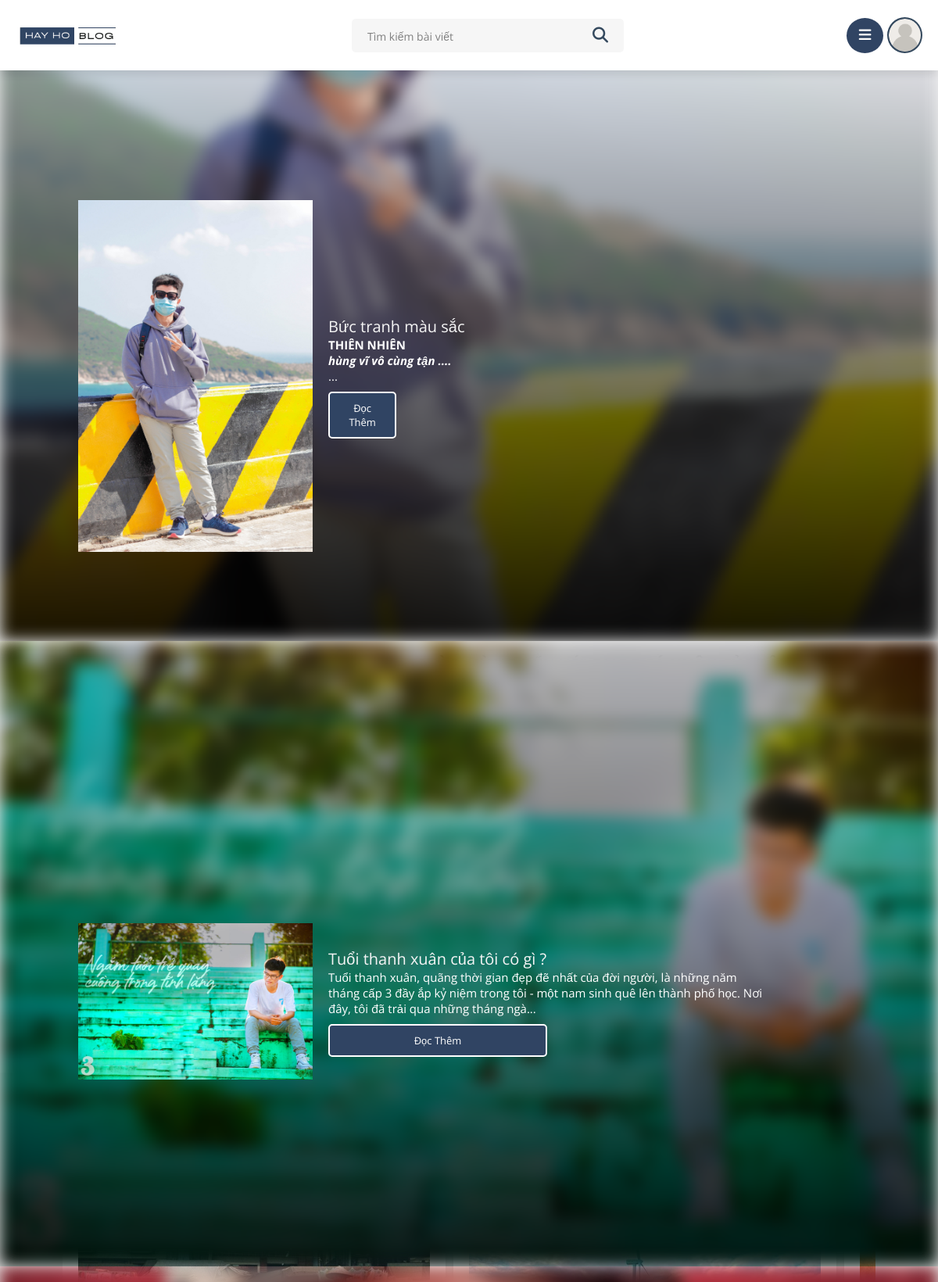
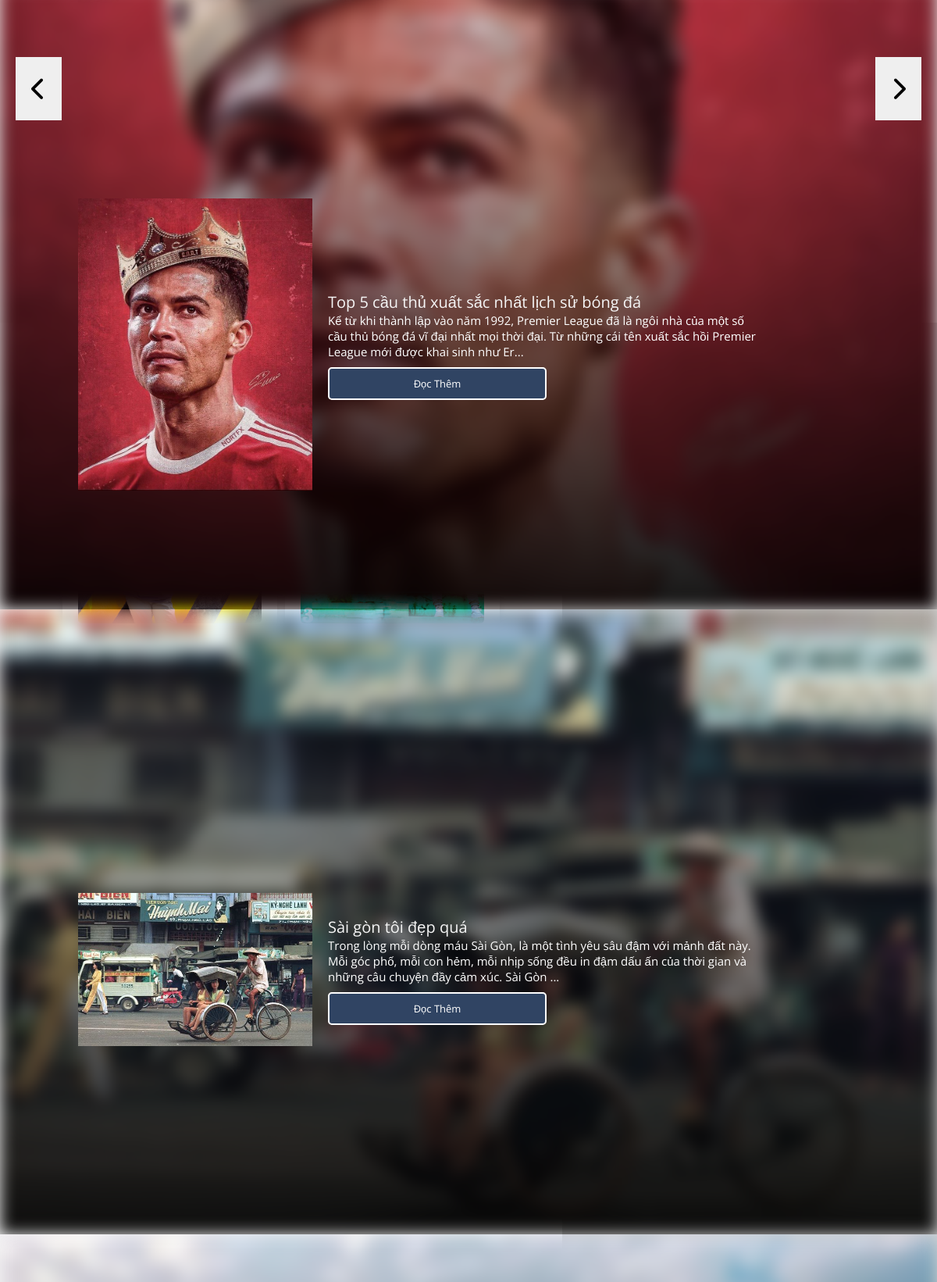
The page /static/home.php (upper part) on the database its author committed (2 pictures, top to bottom).
### tables this page shows
CREATE TABLE `settings` (
  `id` int(11) NOT NULL,
  `setting_key` varchar(255) NOT NULL,
  `setting_value` text NOT NULL
);

CREATE TABLE `posts` (
  `id` int(100) NOT NULL,
  `admin_id` int(100) NOT NULL,
  `name` varchar(100) NOT NULL,
  `title` varchar(100) NOT NULL,
  `content` varchar(10000) NOT NULL,
  `category` varchar(50) NOT NULL,
  `image` varchar(100) NOT NULL,
  `date` date NOT NULL,
  `status` varchar(10) NOT NULL,
  `tag_id` int(11) DEFAULT NULL
);

### static/home.php (the view, shortened to what this page needs)
<?php
include '../components/connect.php';
$select_posts = $conn->prepare("SELECT * FROM `posts` WHERE status = ? ORDER BY date DESC LIMIT 5");
$select_posts->execute(['active']);
$posts = $select_posts->fetchAll(PDO::FETCH_ASSOC);
?>
<!DOCTYPE html>
<html lang="en">
<head>
   <link rel="stylesheet" href="https://cdnjs.cloudflare.com/ajax/libs/font-awesome/6.1.1/css/all.min.css">
   <link rel="stylesheet" href="../css/style_edit.css">
   <link rel="stylesheet" href="../css/style_dark.css">
   <link rel="stylesheet" href="https://unpkg.com/tippy.js@6/dist/tippy.css">
</head>
<body>
   <?php include '../components/user_header.php'; ?>
   <div class="banner-container">
      <swiper-container class="mySwiper" pagination="true" pagination-clickable="true" navigation="true" space-between="30" centered-slides="true" autoplay-delay="5000" autoplay-disable-on-interaction="false">
         <?php foreach ($posts as $post) : ?>
            <swiper-slide>
            <div class="background-blur" style="background-image: linear-gradient(to top, rgba(0, 0, 0, 0.9), rgba(0, 0, 0, 0)), url('../uploaded_img/<?= $post['image']; ?>');"></div>
               <div class="banner_content">
                  <div class="img_main_banner">
                     <img src="../uploaded_img/<?= $post['image']; ?>" alt="">
                  </div>
                  <div class="post-slide">
                     <a href="view_post.php?post_id=<?= $post['id']; ?>" class="post-title"><?= $post['title']; ?></a>
                     <a href="view_post.php?post_id=<?= $post['id']; ?>" class="post-content content-200"><?= $post['content']; ?></a>
                     <a href="view_post.php?post_id=<?= $post['id']; ?>" class="inline-btn">Đọc thêm</a>
                  </div>
               </div>
            </swiper-slide>
         <?php endforeach; ?>
      </swiper-container>
   </div>
   <?php include './introduce.php' ?>
   <section class="posts-container" id="news">
      <h1 class="heading">Bài viết phổ biến</h1>
      <?php
      $count_posts = $conn->prepare("SELECT COUNT(*) FROM `posts`");
      $count_posts->execute();
      $num_posts = $count_posts->fetchColumn();
      if ($num_posts >= 4) {
      ?>
         <div class="btn_post">
            <button class="prev" id="prevBtn"><i class="fa-solid fa-chevron-left"></i></button>
            <button class="next" id="nextBtn"><i class="fa-solid fa-chevron-right"></i></button>
         </div>
      <?php
      }
      ?>
      <div class="box-container">
         <?php
         $select_posts = $conn->prepare("SELECT * FROM `posts` WHERE status = ?");
         $select_posts->execute(['active']);
         if ($select_posts->rowCount() > 0) {
            while ($fetch_posts = $select_posts->fetch(PDO::FETCH_ASSOC)) {
               $post_id = $fetch_posts['id'];
               $count_post_comments = $conn->prepare("SELECT * FROM `comments` WHERE post_id = ?");
               $count_post_comments->execute([$post_id]);
               $total_post_comments = $count_post_comments->rowCount();
               $count_post_likes = $conn->prepare("SELECT * FROM `likes` WHERE post_id = ?");
               $count_post_likes->execute([$post_id]);
               $total_post_likes = $count_post_likes->rowCount();
               $confirm_likes = $conn->prepare("SELECT * FROM `likes` WHERE user_id = ? AND post_id = ?");
               $confirm_likes->execute([$user_id, $post_id]);
               $confirm_save = $conn->prepare("SELECT * FROM `favorite_posts` WHERE user_id = ? AND post_id = ?");
               $confirm_save->execute([$user_id, $post_id]);
         ?>
               <form class="box_byPost" method="post">
                  <div class="post-admin">
                     <div class="details_left">
                        <div>
                           <a href="author_posts.php?author=<?= $fetch_posts['name']; ?>"><?= $fetch_posts['name']; ?></a>
                           <div><?= $fetch_posts['date']; ?></div>
                        </div>
                     </div>
                     <button type="submit" name="save_post" class="save_mark-btn"></button>
                  </div>
                  <a href="view_post.php?post_id=<?= $post_id; ?>" class="post-title"><?= $fetch_posts['title']; ?></a>
                  <a href="view_post.php?post_id=<?= $post_id; ?>" class="post-content content-30"><?= $fetch_posts['content']; ?></a>
                  <a href="view_post.php?post_id=<?= $post_id; ?>" class="inline-btn">Đọc thêm</a>
                  <a href="category.php?category=<?= $fetch_posts['category']; ?>" class="post-cat"> <i class="fas fa-tag"></i> <span><?= $fetch_posts['category']; ?></span></a>
                  <div class="icons">
                     <a href="view_post.php?post_id=<?= $post_id; ?>"><i class="fas fa-comment"></i><span>(<?= $total_post_comments; ?>)</span></a>
                     <button type="submit" name="like_post"><span>(<?= $total_post_likes; ?>)</span>
                     </button>
                  </div>
               </form>
         <?php
            }
         } else {
            echo '<p class="empty">Chưa bài viết nào được thêm!</p>';
         }
         ?>
      </div>
      <div class="more-btn" style="text-align: center; margin-top:1rem;">
         <a href="posts.php" class="inline-btn">Xem tất cả</a>
      </div>
   </section>
   <section class="posts-container-byCategoryAndNewBlog">
      <div class="posts-container-byCategory">
         <div class="top_byCategory">
            <h1 class="heading">Danh mục</h1>
            <div>
            </div>
         </div>
         <div class="box-container-grid">
            <?php
            $first_category = 'all';
            $select_posts_grid = $conn->prepare("SELECT p.*, c.name as category_name, ad.name as author_name FROM posts p
                                                   INNER JOIN cart c ON c.category_id = p.tag_id
                                                   INNER JOIN admin ad ON ad.id = p.admin_id
                                                   WHERE p.status = ?
                                                   ORDER BY p.id DESC LIMIT 4");
            $select_posts_grid->execute(['active']);
            if ($select_posts_grid->rowCount() > 0) {
               while ($fetch_posts = $select_posts_grid->fetch(PDO::FETCH_ASSOC)) {
                  $post_id = $fetch_posts['id'];
                  $count_post_comments = $conn->prepare("SELECT * FROM `comments` WHERE post_id = ?");
                  $count_post_comments->execute([$post_id]);
                  $total_post_comments = $count_post_comments->rowCount();
                  $count_post_likes = $conn->prepare("SELECT * FROM `likes` WHERE post_id = ?");
                  $count_post_likes->execute([$post_id]);
                  $total_post_likes = $count_post_likes->rowCount();
                  $confirm_likes = $conn->prepare("SELECT * FROM `likes` WHERE user_id = ? AND post_id = ?");
                  $confirm_likes->execute([$user_id, $post_id]);
                  $confirm_save = $conn->prepare("SELECT * FROM `favorite_posts` WHERE user_id = ? AND post_id = ?");
                  $confirm_save->execute([$user_id, $post_id]);
            ?>
                  <form class="box_byPost_category" method="post">
                     <div class="post-admin">
                        <div class="details_left">
                           <div>
                              <a href="author_posts.php?author=<?= $fetch_posts['author_name']; ?>"><?= $fetch_posts['author_name']; ?></a>
                              <div><?= $fetch_posts['date']; ?></div>
                           </div>
                        </div>
                        <button type="submit" name="save_post" class="save_mark-btn"></button>
                     </div>
                     <a href="view_post.php?post_id=<?= $post_id; ?>" class="post-title"><?= $fetch_posts['title']; ?></a>
                     <a href="view_post.php?post_id=<?= $post_id; ?>" class="post-content content-30"><?= $fetch_posts['content']; ?></a>
                     <a href="view_post.php?post_id=<?= $post_id; ?>" class="inline-btn">Đọc thêm</a>
                     <a href="category.php?category=<?= $fetch_posts['category']; ?>" class="post-cat"> <i class="fas fa-tag"></i> <span><?= $fetch_posts['category']; ?></span></a>
                     <div class="icons">
                        <a href="view_post.php?post_id=<?= $post_id; ?>"><i class="fas fa-comment"></i><span>(<?= $total_post_comments; ?>)</span></a>
                        <button type="submit" name="like_post"><span>(<?= $total_post_likes; ?>)</span>
                        </button>
                     </div>
                  </form>
            <?php
               }
            } else {
               echo '<p class="không có bài viết nào cho thể loại này!</p>';
            }
            ?>
         </div>
         <div class="more-btn btn_byCategory" style="text-align: center; margin-top:1rem;">
            <?php
            if ($first_category == 'all') {
               echo '<a href="posts.php" class="inline-btn" id="viewAllBtn">Xem tất cả</a>';
            } else {
               echo '<a href="category.php?category=' . $first_category . '" class="inline-btn" id="viewAllBtn">Xem tất cả</a>';
            }
            ?>
         </div>
      </div>
      <div class="posts-container-newBlog">
         <h1 class="heading">Bài viết mới nhất</h1>
         <div class="box-container-newBlog">
            <?php
            $select_posts = $conn->prepare("SELECT * FROM `posts` WHERE status = ? AND date >= DATE_SUB(CURDATE(), INTERVAL 5 DAY)");
            $select_posts->execute(['active']);
            if ($select_posts->rowCount() > 0) {
               while ($fetch_posts = $select_posts->fetch(PDO::FETCH_ASSOC)) {
                  $post_id = $fetch_posts['id'];
                  $count_post_comments = $conn->prepare("SELECT * FROM `comments` WHERE post_id = ?");
                  $count_post_comments->execute([$post_id]);
                  $total_post_comments = $count_post_comments->rowCount();
                  $count_post_likes = $conn->prepare("SELECT * FROM `likes` WHERE post_id = ?");
                  $count_post_likes->execute([$post_id]);
                  $total_post_likes = $count_post_likes->rowCount();
                  $confirm_likes = $conn->prepare("SELECT * FROM `likes` WHERE user_id = ? AND post_id = ?");
                  $confirm_likes->execute([$user_id, $post_id]);
            ?>
                  <form class="box_byPost_newBlog" method="post">
                     <input type="hidden" name="post_id" value="<?= $post_id; ?>">
                     <input type="hidden" name="admin_id" value="<?= $fetch_posts['admin_id']; ?>">
                     <div class="post-admin">
                        <div class="details_left">
                           <i class="fas fa-user"></i>
                           <div>
                              <a href="author_posts.php?author=<?= $fetch_posts['name']; ?>"><?= $fetch_posts['name']; ?></a>
                              <div><?= $fetch_posts['date']; ?></div>
                           </div>
                        </div>
                     </div>
                     <a href="view_post.php?post_id=<?= $post_id; ?>" class="post-title"><?= $fetch_posts['title']; ?></a>
                     <div style="display: flex; align-items: center;justify-content: space-between;">
                        <a href="category.php?category=<?= $fetch_posts['category']; ?>" class="post-cat"> <i class="fas fa-tag"></i> <span><?= $fetch_posts['category']; ?></span></a>
                        <div style="display: flex; align-items: center;">
                           <a href="view_post.php?post_id=<?= $post_id; ?>"><i style="font-size: 1.5rem;margin-right: 0.5rem" class="fas fa-comment"></i><span style="font-size: 1.5rem;margin-right: 1rem">(<?= $total_post_comments; ?>)</span></a>
                           <button style="outline: none;" type="submit" name="like_post"><i style="font-size: 1.5rem;margin-right: 0.5rem;" class="fas fa-heart" style="<?php if ($confirm_likes->rowCount() > 0) {
                                                                                                                                                                           echo 'color:var(--red);';
                                                                                                                                                                        } ?>  "></i><span style="font-size: 1.5rem;">(<?= $total_post_likes; ?>)</span>
                           </button>
                        </div>
                     </div>
                  </form>
            <?php
               }
            } else {
               echo '<p class="empty">Chưa bài viết nào được thêm!</p>';
            }
            ?>
         </div>
      </div>
   </section>
</body>
</html>

### components/user_header.php (shortened to what this page needs)
<?php
include '../components/connect.php';
try {
   $conn->setAttribute(PDO::ATTR_ERRMODE, PDO::ERRMODE_EXCEPTION);
   $stmt = $conn->prepare("SELECT setting_value FROM settings WHERE setting_key = 'logo'");
   $stmt->execute();
   $logo_path = '../uploaded_img/default_img.jpg';
   if ($stmt->rowCount() > 0) {
      $row = $stmt->fetch(PDO::FETCH_ASSOC);
      $logo_path = $row['setting_value'];
   }
} catch (PDOException $e) {
   echo "Connection failed: " . $e->getMessage();
}
$user_id = $_SESSION['user_id'];
$select_avatar = $conn->prepare("SELECT avatar FROM `users` WHERE id = ?");
$select_avatar->execute([$user_id]);
$avatar = $select_avatar->fetch(PDO::FETCH_ASSOC);
if ($avatar) {
   $avatarContent = $avatar['avatar'];
   $finfo = finfo_open(FILEINFO_MIME_TYPE);
   $avatarMime = finfo_buffer($finfo, $avatarContent);
   finfo_close($finfo);
   if (!$avatarMime) {
      $avatarMime = 'image/jpeg';
   }
   $avatarBase64 = base64_encode($avatarContent);
   $avatarSrc = "data:$avatarMime;base64,$avatarBase64";
} else {
   $avatarSrc = '../uploaded_img/default_avatar.png';
}
?>
<header class="header">
   <section class="flex">
      <a href="home.php" class="logo">
         <img class="logo_img" src="<?php echo htmlspecialchars($logo_path); ?>" alt="hay ho blog logo">
      </a>
      <form action="search.php" method="POST" class="search-form" id="searchToolTip">
         <input type="text" name="search_box" class="box" maxlength="100" placeholder="Tìm kiếm bài viết" required>
         <button type="submit" class="fas fa-search" name="search_btn"></button>
      </form>
      <div class="icons">
         <div id="menu-btn" class="fas fa-bars"></div>
         <div id="user-btn">
            <img src="<?= htmlspecialchars($avatarSrc) ?>" alt="Avatar">
         </div>
      </div>
   </section>
</header>

### css/style_dark.css (style rules this page uses)
body.dark-mode .btn, .delete-btn, .option-btn, .inline-btn, .inline-option-btn, .inline-delete-btn { border: 2px solid var(--white); }

### rows shown on the page
settings: setting_value (picture)
posts: image (picture), title "Bức tranh màu sắc", content "THIÊN NHIÊN hùng vĩ vô cùng tận ...."
posts: image (picture), title "Tuổi thanh xuân của tôi có gì ?", content "Tuổi thanh xuân, quãng thời gian đẹp đẽ nhất của đời người, là những năm tháng cấp 3 đầy ắp kỷ niệm trong tôi - một nam sinh quê lên thành phố học. Nơi đây, tôi đã trải qua những tháng ngà"
posts: image (picture), title "Top 5 cầu thủ xuất sắc nhất lịch sử bóng đá", content "Kể từ khi thành lập vào năm 1992, Premier League đã là ngôi nhà của một số cầu thủ bóng đá vĩ đại nhất mọi thời đại. Từ những cái tên xuất sắc hồi Premier League mới được khai sinh như Er"
posts: image (picture), title "Sài gòn tôi đẹp quá", content "Trong lòng mỗi dòng máu Sài Gòn, là một tình yêu sâu đậm với mảnh đất này. Mỗi góc phố, mỗi con hẻm, mỗi nhịp sống đều in đậm dấu ấn của thời gian và những câu chuyện đầy cảm xúc. Sài Gòn"
posts: image (picture)
